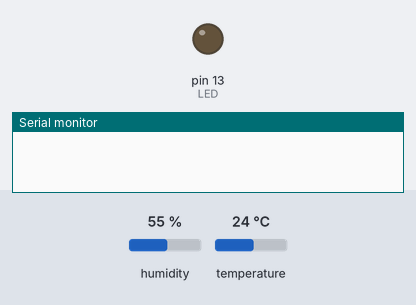
Simulated run of this sketch. Board: Arduino Uno, built with avr-gcc and run on an emulated ATmega328P. Parts: output pins drawn as LEDs (lit = HIGH), the last lines printed to the serial monitor. The inputs (shaded band) are chosen by the test bench; at power-on: humidity 55 %, temperature 24 °C.

Above: at 1.0 s.
At 5.4 s:
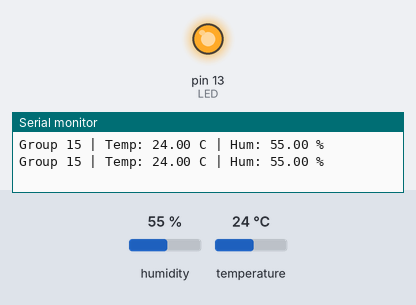
Timing chart, 0 to 7.3 s (numbered marks = the images above):
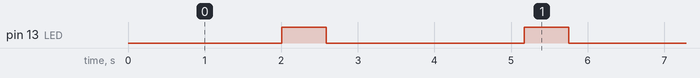

Measured:
- by itself, pin 13 (LED): alternates HIGH for 0.58 s and LOW for 2.6 s

The sketch:

DHTtester.ino
```cpp
// Example testing sketch for various DHT humidity/temperature sensors
// Written by ladyada, public domain

// REQUIRES the following Arduino libraries:
// - DHT Sensor Library: https://github.com/adafruit/DHT-sensor-library
// - Adafruit Unified Sensor Lib: https://github.com/adafruit/Adafruit_Sensor

#include "DHT.h"

#define DHTPIN 2     // Digital pin connected to the DHT sensor
// Feather HUZZAH ESP8266 note: use pins 3, 4, 5, 12, 13 or 14 --
// Pin 15 can work but DHT must be disconnected during program upload.

// Uncomment whatever type you're using!
//#define DHTTYPE DHT11   // DHT 11
#define DHTTYPE DHT22   // DHT 22  (AM2302), AM2321
# define LED 13 // 板载灯，或改成你外接灯的引脚
const int GROUP =15; // 改成你的组号
//#define DHTTYPE DHT21   // DHT 21 (AM2301)

// Connect pin 1 (on the left) of the sensor to +5V
// NOTE: If using a board with 3.3V logic like an Arduino Due connect pin 1
// to 3.3V instead of 5V!
// Connect pin 2 of the sensor to whatever your DHTPIN is
// Connect pin 4 (on the right) of the sensor to GROUND
// Connect a 10K resistor from pin 2 (data) to pin 1 (power) of the sensor

// Initialize DHT sensor.
// Note that older versions of this library took an optional third parameter to
// tweak the timings for faster processors.  This parameter is no longer needed
// as the current DHT reading algorithm adjusts itself to work on faster procs.
DHT dht(DHTPIN, DHTTYPE);

void setup() {
  Serial.begin(9600);
  pinMode (LED, OUTPUT);

  dht.begin();
}

void loop() {
  // Wait a few seconds between measurements.
  delay(2000);

  // Reading temperature or humidity takes about 250 milliseconds!
  // Sensor readings may also be up to 2 seconds 'old' (its a very slow sensor)
  float h = dht.readHumidity();
  // Read temperature as Celsius (the default)
  float t = dht.readTemperature();
  // Read temperature as Fahrenheit (isFahrenheit = true)
  float f = dht.readTemperature(true);

  // Check if any reads failed and exit early (to try again).
  if (isnan(h) || isnan(t) || isnan(f)) {
    Serial.println(F("Failed to read from DHT sensor!"));
    return;
  }
  Serial. print ( "Group " ); Serial. print (GROUP);
  Serial. print ( " | Temp: " ); Serial. print (t);
  Serial. print ( " C | Hum: " ); Serial. print (h); Serial. println ( " %" );
  int d = map (( int )t, 10 , 40 , 1000 , 100 ); // 温度越高闪得越快
  d = constrain (d, 100 , 1000 );
  digitalWrite (LED, HIGH);
  delay (d);
  digitalWrite (LED, LOW);
  delay (d);
  /*
  // Compute heat index in Fahrenheit (the default)
  float hif = dht.computeHeatIndex(f, h);
  // Compute heat index in Celsius (isFahreheit = false)
  float hic = dht.computeHeatIndex(t, h, false);

  Serial.print(F("Humidity: "));
  Serial.print(h);
  Serial.print(F("%  Temperature: "));
  Serial.print(t);
  Serial.print(F("°C "));
  Serial.print(f);
  Serial.print(F("°F  Heat index: "));
  Serial.print(hic);
  Serial.print(F("°C "));
  Serial.print(hif);
  Serial.println(F("°F"));
  */
}
```
